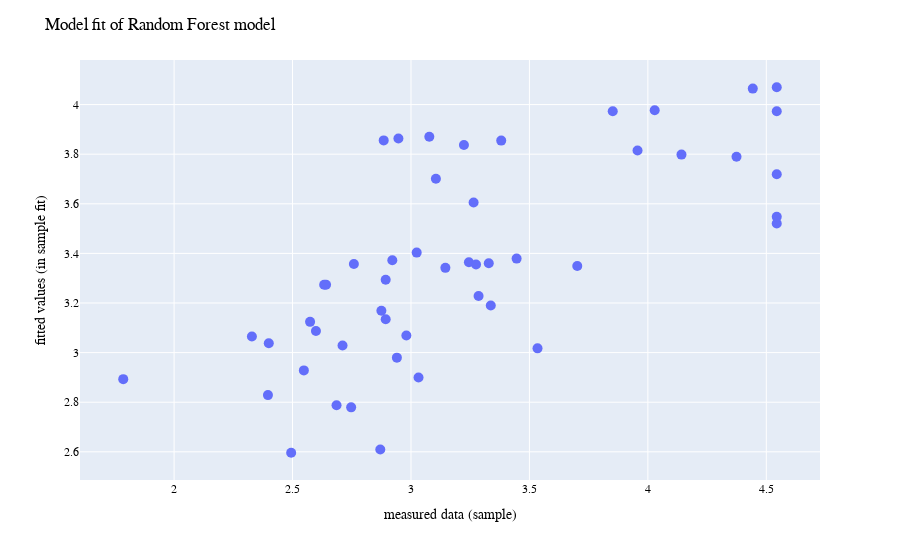

Notebook code for this chart:
### Code cell
fig = px.scatter(x = y_test, y = y_pred)

fig.update_layout(
    font_family="Helvetica Neue, Helvetica, Arial, sans-serif",
    font_color="black",
    title = {'text':'Model fit of Random Forest model'},
    xaxis_title = "measured data (sample)",
    yaxis_title = "fitted values (in sample fit)",
    #markersize= 12,
  )
fig.update_layout(legend=dict(
    yanchor="top",
    title=None,
    y=0.99,
    xanchor="left",
    x=0.01
))
fig.update_traces(marker_size = 10)

### Figure 1 — Plotly figure (JSON) as saved in the notebook; plotly's stock layout.template omitted (floating-point values rounded to 4 significant figures)
{"data": [{"hovertemplate": "x=%{x}<br>y=%{y}<extra></extra>", "legendgroup": "", "marker": {"color": "#636efa", "size": 10, "symbol": "circle"}, "mode": "markers", "name": "", "orientation": "v", "showlegend": false, "type": "scatter", "x": [3.381, 2.574, 3.245, 2.686, 4.544, 2.87, 2.875, 4.544, 3.446, 2.4, 4.544, 2.98, 4.544, 3.534, 3.852, 3.328, 3.077, 3.145, 2.548, 2.328, 2.885, 3.285, 2.641, 2.633, 2.396, 4.142, 4.443, 4.029, 4.374, 2.893, 2.947, 2.759, 2.494, 1.785, 3.337, 2.941, 2.921, 3.702, 4.544, 3.223, 3.024, 2.711, 2.599, 3.105, 3.032, 3.275, 3.264, 2.747, 2.893, 3.956], "xaxis": "x", "y": [3.855, 3.124, 3.364, 2.788, 3.52, 2.61, 3.169, 3.973, 3.379, 3.037, 3.547, 3.069, 3.719, 3.017, 3.973, 3.36, 3.87, 3.342, 2.928, 3.065, 3.856, 3.228, 3.274, 3.274, 2.829, 3.798, 4.064, 3.977, 3.79, 3.135, 3.863, 3.357, 2.596, 2.893, 3.19, 2.98, 3.373, 3.349, 4.07, 3.837, 3.403, 3.029, 3.087, 3.701, 2.899, 3.355, 3.605, 2.779, 3.294, 3.815], "yaxis": "y"}], "layout": {"font": {"color": "black", "family": "Helvetica Neue, Helvetica, Arial, sans-serif"}, "legend": {"title": {}, "tracegroupgap": 0, "x": 0.01, "xanchor": "left", "y": 0.99, "yanchor": "top"}, "margin": {"t": 60}, "title": {"text": "Model fit of Random Forest model"}, "xaxis": {"anchor": "y", "domain": [0, 1], "title": {"text": "measured data (sample)"}}, "yaxis": {"anchor": "x", "domain": [0, 1], "title": {"text": "fitted values (in sample fit)"}}}}
